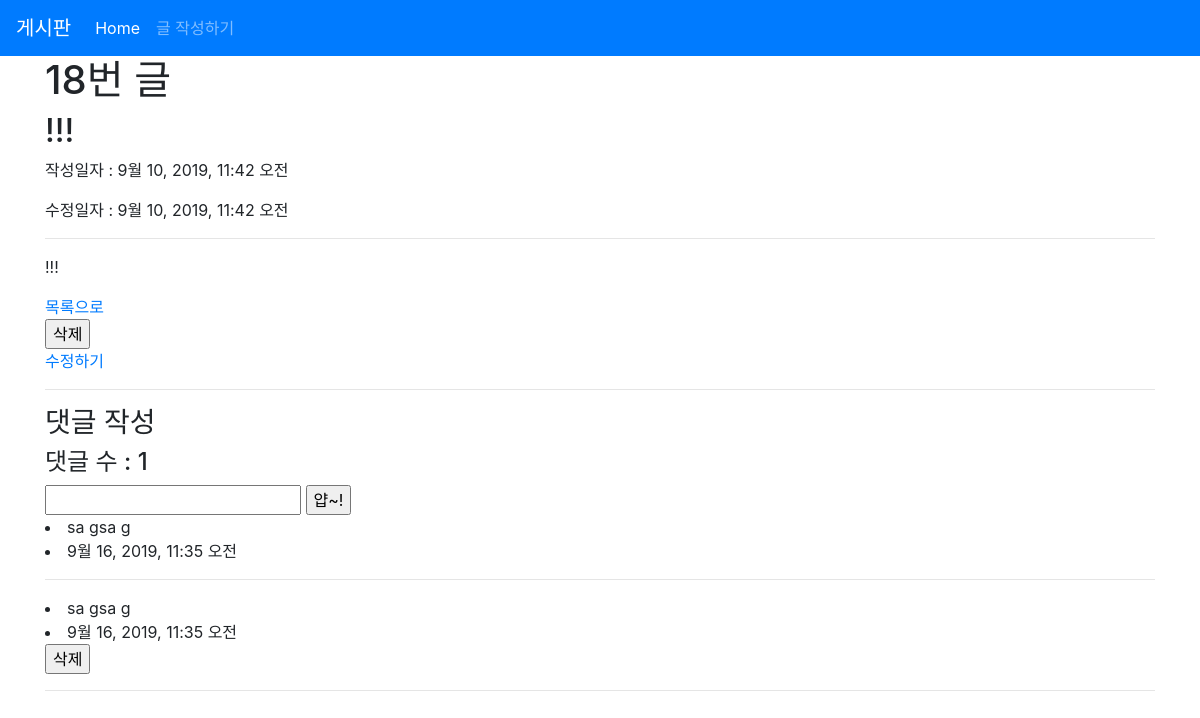
The app's page /articles/18/, older data.
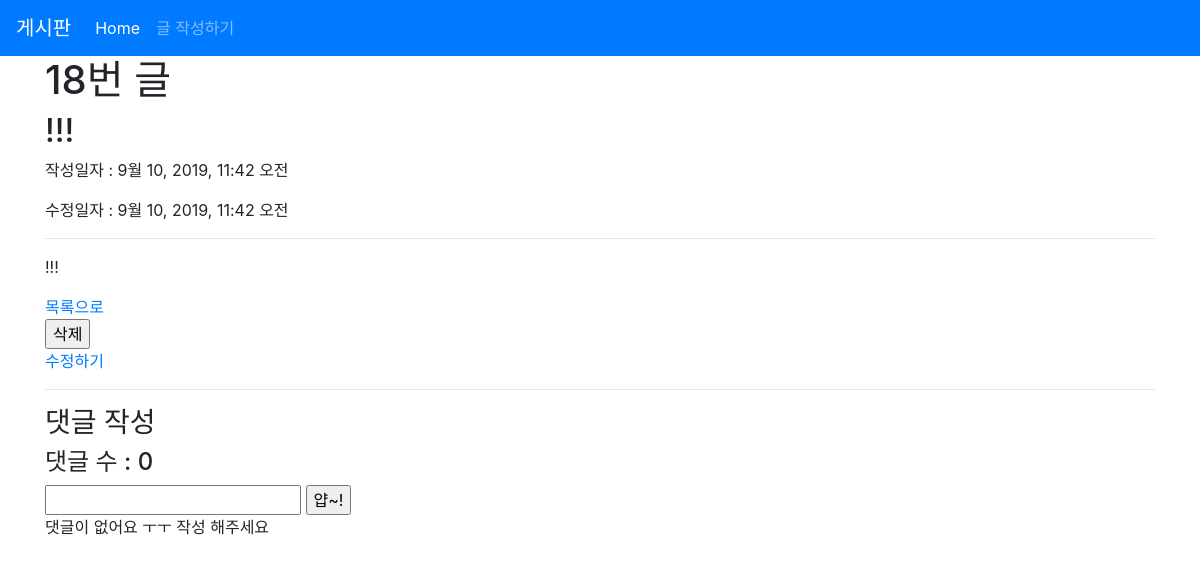
The same page, newer data.
### articles/models.py (models this page shows, shortened)
class Article(models.Model):
    title = models.CharField(max_length=10)
    content = models.TextField()
    created_at = models.DateTimeField(auto_now_add=True)
    updated_at = models.DateTimeField(auto_now=True)

class Comment(models.Model):
    content = models.CharField(max_length=140)
    created_at = models.DateTimeField(auto_now_add=True)
    article = models.ForeignKey(Article, on_delete=models.CASCADE)

### articles/views.py (the view)
# urls.py: path('<int:article_pk>/', views.detail, name='detail'),
def detail(request, article_pk):
    article = Article.objects.get(pk=article_pk)
    comments = article.comment_set.all()
    context = {
        'article': article,
        'comments': comments,
    }
    return render(request, 'articles/detail.html', context)

### articles/templates/articles/detail.html (shortened to what this page needs)
{% extends 'articles/base.html' %}
{% block body %}
<h1>{{ article.id }}번 글</h1>
<h2>{{ article.title }}</h2>
<p>작성일자 : {{ article.created_at }}</p>
<p>수정일자 : {{ article.updated_at }}</p>
<hr>
<p>{{ article.content }}</p>
<a href="{% url 'articles:index' %}">목록으로</a>
<form action="{% url 'articles:delete' article.pk %}" method="POST"
onclick="return confirm('진짜 지울래?')">
    <input type="submit" value="삭제">
</form>
<a href="{% url 'articles:update' article.pk %}">수정하기</a>
<hr>
<h3>댓글 작성 </h3>
<h4>댓글 수 : {{ comments.count }}</h4>
<form action="{% url 'articles:comment_create' article.pk %}" method="POST">
    <input type="text" name="comment_content">
    <input type="submit" value="얍~!">
</form>
{% for comment in comments %}
    <li>{{ comment.content }}</li>
    <li>{{ comment.created_at }}</li>
    <hr>
{% empty %}
    <p>댓글이 없어요 ㅜㅜ 작성 해주세요</p>
{% endfor %}
{% for comment in article.comment_set.all %}
    <li>{{ comment.content }}</li>
    <li>{{ comment.created_at }}</li>
    <form action="{% url 'articles:comment_delete' article.pk comment.pk %}" method="POST"
    onclick="return confirm('진짜 지울래?')">
        <input type="submit" value="삭제">
    </form>
    <hr>
{% endfor %}
{% endblock %}

### articles/templates/articles/base.html (shortened to what this page needs)
<!DOCTYPE html>
<html lang="ko">
<head>
  <link rel="stylesheet" href="https://stackpath.bootstrapcdn.com/bootstrap/4.3.1/css/bootstrap.min.css"
>
</head>
<body>
  <nav class="navbar navbar-expand-lg navbar-dark bg-primary">
    <a class="navbar-brand" href="/articles/">게시판</a>
    <div class="collapse navbar-collapse" id="navbarNav">
      <ul class="navbar-nav">
        <li class="nav-item active">
          <a class="nav-link" href="/articles/">Home <span class="sr-only">(current)</span></a>
        </li>
        <li class="nav-item">
          <a class="nav-link" href="/articles/new/">글 작성하기</a>
        </li>
      </ul>
    </div>
  </nav>
  <div class="container">
    {% block body %}
    {% endblock %}
  </div>
</body>
</html>

Row changes from the older to the newer data that the page shows:
removed Comment: content "sa gsa g", created_at "9월 16, 2019, 11:35 오전"
computed for Article id 18: count "1" → "0"
Text that changed along with them:
text now shown: "댓글이 없어요 ㅜㅜ 작성 해주세요"
